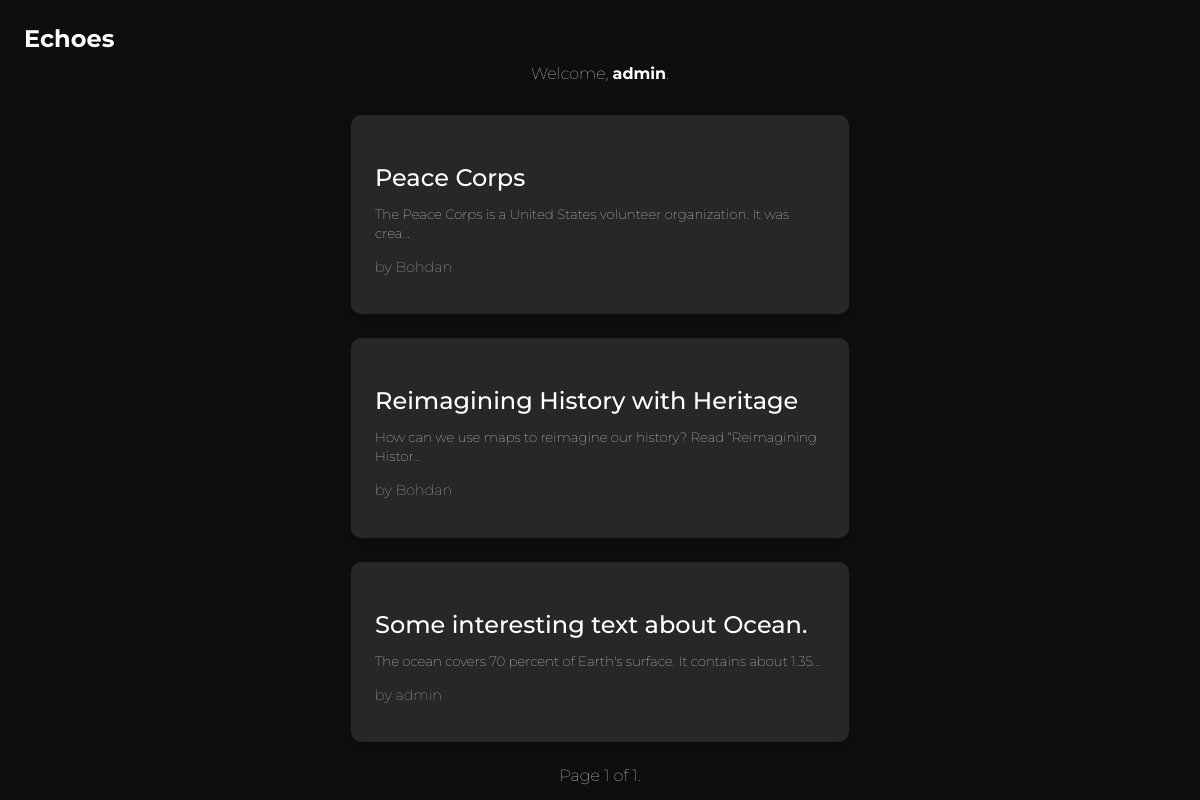
Screenshot of /blog/feed/ (signed in) with the database file from the repository.
### blog/models.py (models this page shows, shortened)
class Post(models.Model):
    id = models.UUIDField(primary_key=True, default=uuid.uuid4, editable=False, unique=True)
    title = models.CharField(max_length=200)
    content = models.TextField()
    date_posted = models.DateTimeField(auto_now_add=True)
    author = models.ForeignKey(User, on_delete=models.CASCADE)
    likes = models.IntegerField(default=0, editable=False)

### blog/views.py (the view)
# urls.py: path("feed/", feed, name="feed"),
@login_required(login_url='login')
def feed(request):
    posts = Post.objects.all().order_by('-date_posted')
    paginator = Paginator(posts, 5)
    page_number = request.GET.get('page')
    page_obj = paginator.get_page(page_number)
    return render(request, "feed.html", {"posts": page_obj, "user": request.user})

### templates/feed.html (shortened to what this page needs)
<!DOCTYPE html>
<html lang="en">
<head>
</head>
<body>
    <div class="logo">Echoes</div>
    <div class="container">
        <p class="welcome">Welcome, <strong>{{ user.username }}</strong>.</p>
        <div class="posts-list">
            {% if posts %}
                {% for post in posts %}
                    <div class="post-card">
                        <p class="post-title">
                            <a href="{% url 'post_detail' post.id %}">{{ post.title|slice:35 }}</a>
                        </p>
                        <p class="post-content"><small>{{ post.content|slice:70 }}...</small></p>
                        <p class="post-author">by {{ post.author }}</p>
                    </div>
                {% endfor %}
            {% else %}
                <p>No posts available!</p>
            {% endif %}
        </div>
        <div class="pagination">
            <span class="step-links">
                <span class="current">
                    Page {{ posts.number }} of {{ posts.paginator.num_pages }}.
                </span>
            </span>
        </div>
    </div>
</body>
</html>

### templates/feed.html (style rules this page uses)
html { font-family: "Montserrat", sans-serif; font-weight: 300; }
body { font-family: "Montserrat", sans-serif; font-weight: 100; margin: 0; padding: 0; background: #0e0e0e; color: white; display: flex; justify-content: center; align-items: center; flex-direction: column; position: relative; }
.logo { position: absolute; top: 1em; left: 1em; font-size: 1.5em; font-weight: bold; color: white; }
.welcome { margin-top: 4em; margin-bottom: 2em; text-align: center; }
.container { max-width: 80%; }
.post-card { width: 450px; background: rgba(255, 255, 255, 0.1); border-radius: 10px; padding: 1.5em; margin-bottom: 1.5em; box-shadow: 0 4px 8px rgba(0, 0, 0, 0.2); transition: transform 0.2s; }
.post-title { font-weight: 500; font-size: 1.5em; margin-bottom: 0.5em; }
.post-author { font-size: 0.9em; color: #ccc; }
.post-content { margin-top: 0.5em; font-size: 1em; }
.post-title a { text-decoration: none; color: white; }
.pagination { text-align: center; margin-top: 20px; }

### rows the page displays
Post: title "Peace Corps", content "The Peace Corps is a United States volunteer organization. It was crea", author "Bohdan"
Post: title "Reimagining History with Heritage", content "How can we use maps to reimagine our history? Read “Reimagining Histor", author "Bohdan"
Post: title "Some interesting text about Ocean.", content "The ocean covers 70 percent of Earth's surface. It contains about 1.35", author "admin"

### other values shown
{{ user.username }} "admin"
{{ posts.number }} "1"
{{ posts.paginator.num_pages }} "1"
